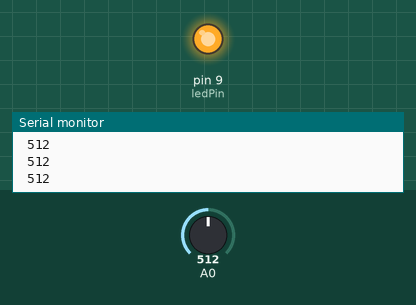
The sketch below on a simulated Arduino Uno, built with avr-gcc and run on an emulated ATmega328P. Shown: output pins drawn as LEDs (lit = HIGH), the last lines printed to the serial monitor. The test bench sets the inputs (shaded band); at power-on: A0 = 512.

Above: at 1.2 s.
1.3 s: A0 set to 0
At 1.6 s:
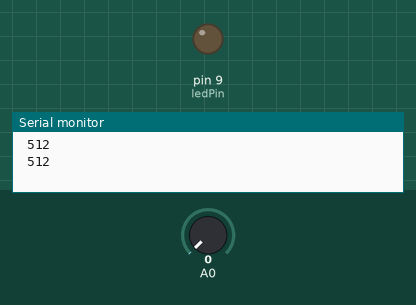
2.8 s: A0 set to 122
At 3.8 s:
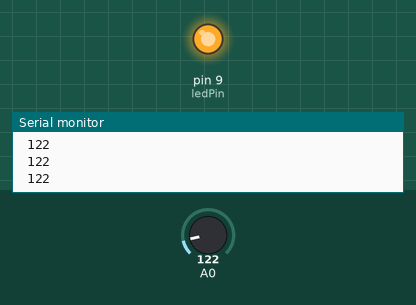
Timing chart, 0 to 5.8 s (numbered marks = the images above; inputs shaded):
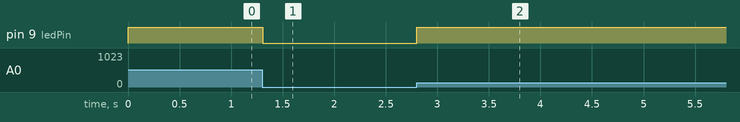

The sketch:

anemometer_v1.ino
```cpp
int ledPin = 9;

void setup() {
 Serial.begin(9600);
}

void loop() {
 int sensorValue = analogRead(A0);
// int sensorValue2 = analogRead(A1);

 //Map 0-1023 to discrete 0-50-100...250 values for LED
 analogWrite(ledPin, sensorValue * (51.0 / 1023.0) * 50);
// analogWrite(ledPin, sensorValue2 * (51.0 / 1023.0) * 50);


 if(sensorValue > 0){
    Serial.println(sensorValue);
    Serial.print(" ");
 }
// if(sensorValue2 > 0){
//    Serial.println(sensorValue2);
//    Serial.print(" ");
// }

}
```

Measured:
- after the input at 1.3 s, pin 9 (ledPin): HIGH → LOW at once
- after the input at 2.8 s, pin 9 (ledPin): LOW → HIGH at once
